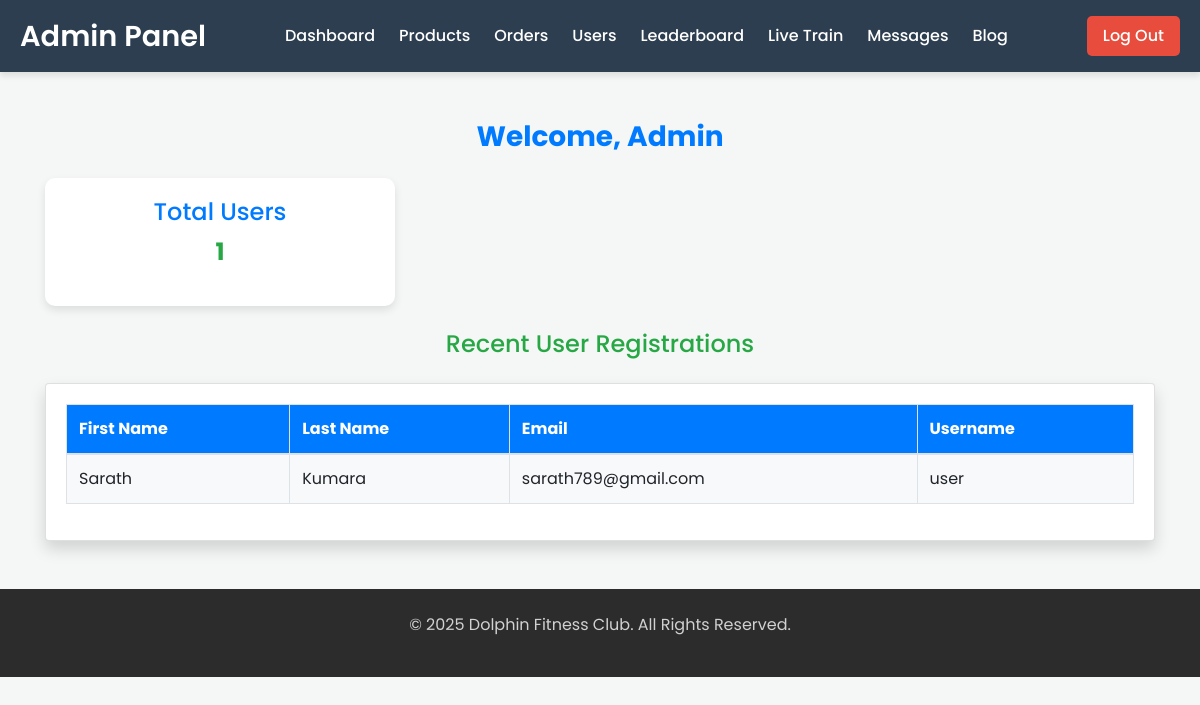
Before: /index/admin/dashboard.php?message=admin_log_in (signed in) with the older database file.
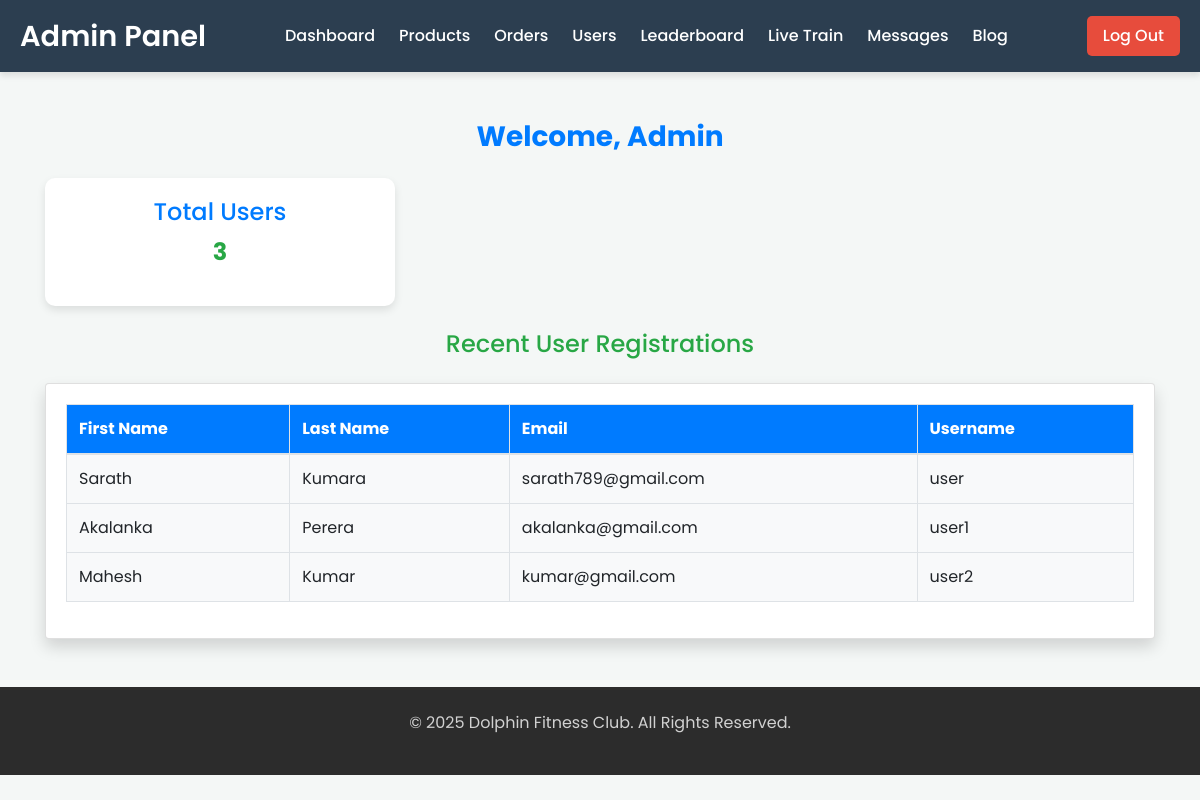
After: the same page with the newer database file.
### tables this page shows
CREATE TABLE `users` (
  `id` int(11) NOT NULL,
  `first_name` varchar(100) NOT NULL,
  `last_name` varchar(100) NOT NULL,
  `email` varchar(100) NOT NULL,
  `username` varchar(50) NOT NULL,
  `password` varchar(255) NOT NULL
);

### index/admin/dashboard.php (the view, shortened to what this page needs)
<?php
include_once 'components/admin_header.php';
include_once 'include/db.php';
$user_query = "SELECT COUNT(*) as user_count FROM users";
$user_result = mysqli_query($mysqli, $user_query);
$user_count = mysqli_fetch_assoc($user_result)['user_count'];
$users_query = "SELECT first_name, last_name, email, username FROM users;";
$users_result = mysqli_query($mysqli, $users_query);
?>
<div class="container mt-5">
    <h3 class="text-center mb-4" style="color: #007bff; font-weight: bold;">Welcome, <?php echo $_SESSION["admin_username"]; ?></h3>
    <div class="row mb-4">
        <div class="col-md-4">
            <div class="stat-box">
                <h4>Total Users</h4>
                <p><?php echo $user_count; ?></p>
            </div>
        </div>
    </div>
    <h4 class="text-center mb-4" style="color: #28a745;">Recent User Registrations</h4>
    <div class="card shadow">
        <div class="card-body">
            <table class="table table-bordered">
                <thead>
                    <tr>
                        <th>First Name</th>
                        <th>Last Name</th>
                        <th>Email</th>
                        <th>Username</th>
                    </tr>
                </thead>
                <tbody>
                    <?php while ($user = mysqli_fetch_assoc($users_result)) { ?>
                        <tr>
                            <td><?php echo htmlspecialchars($user['first_name']); ?></td>
                            <td><?php echo htmlspecialchars($user['last_name']); ?></td>
                            <td><?php echo htmlspecialchars($user['email']); ?></td>
                            <td><?php echo htmlspecialchars($user['username']); ?></td>
                        </tr>
                    <?php } ?>
                </tbody>
            </table>
        </div>
    </div>
</div>
<?php
include_once 'components/admin_footer.php';
?>

Changed rows visible on the page:
added users: first_name "Akalanka", last_name "Perera", email "akalanka@gmail.com", username "user1"
added users: first_name "Mahesh", last_name "Kumar", email "kumar@gmail.com", username "user2"
Other visible differences:
$user_count: "1" → "3"
